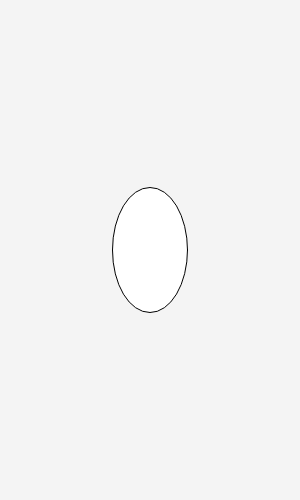
Frame 1 (no input)
Frame 60 (no input): identical to frame 1, image omitted
Frame 120 (the mouse pressed at the canvas centre since frame 60): identical to frame 1, image omitted

The p5.js sketch that drew this single still picture (run headless with seeded random() and noise() and a simulated clock; from frame 60 on, the mouse is pressed at the canvas centre):

// p5.js sketch
// ── sketch.js
// Testing offline p5.js by creating an ellipse that scales with the canvas height and width
function setup() {
  createCanvas(300,500);
}

function draw() {
  background(244);
  ellipse(width/2, height/2, width/4, height/4);
}
